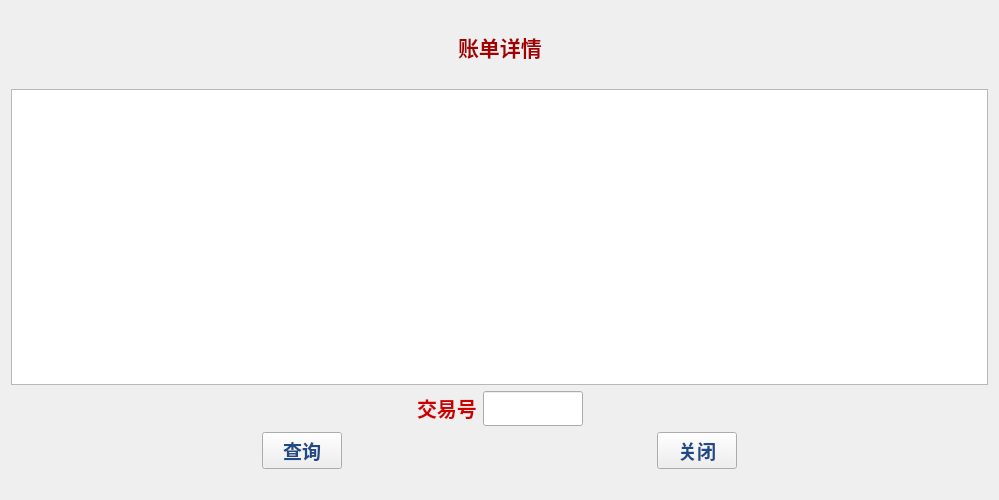
<?xml version="1.0" encoding="UTF-8"?>
<ui version="4.0">
 <class>Bill</class>
 <widget class="QWidget" name="Bill">
  <property name="geometry">
   <rect>
    <x>0</x>
    <y>0</y>
    <width>999</width>
    <height>500</height>
   </rect>
  </property>
  <property name="maximumSize">
   <size>
    <width>1000</width>
    <height>700</height>
   </size>
  </property>
  <property name="windowTitle">
   <string>Form</string>
  </property>
  <layout class="QVBoxLayout" name="verticalLayout">
   <item>
    <spacer name="horizontalSpacer_5">
     <property name="orientation">
      <enum>Qt::Horizontal</enum>
     </property>
     <property name="sizeHint" stdset="0">
      <size>
       <width>779</width>
       <height>20</height>
      </size>
     </property>
    </spacer>
   </item>
   <item>
    <layout class="QHBoxLayout" name="horizontalLayout">
     <item>
      <spacer name="horizontalSpacer">
       <property name="orientation">
        <enum>Qt::Horizontal</enum>
       </property>
       <property name="sizeHint" stdset="0">
        <size>
         <width>40</width>
         <height>20</height>
        </size>
       </property>
      </spacer>
     </item>
     <item>
      <widget class="QLabel" name="label">
       <property name="font">
        <font>
         <family>AR PL UKai HK</family>
         <pointsize>16</pointsize>
         <weight>75</weight>
         <bold>true</bold>
        </font>
       </property>
       <property name="text">
        <string>&lt;html&gt;&lt;head/&gt;&lt;body&gt;&lt;p&gt;&lt;span style=&quot; color:#a40000;&quot;&gt;账单详情&lt;/span&gt;&lt;/p&gt;&lt;/body&gt;&lt;/html&gt;</string>
       </property>
      </widget>
     </item>
     <item>
      <spacer name="horizontalSpacer_2">
       <property name="orientation">
        <enum>Qt::Horizontal</enum>
       </property>
       <property name="sizeHint" stdset="0">
        <size>
         <width>40</width>
         <height>20</height>
        </size>
       </property>
      </spacer>
     </item>
    </layout>
   </item>
   <item>
    <spacer name="horizontalSpacer_7">
     <property name="orientation">
      <enum>Qt::Horizontal</enum>
     </property>
     <property name="sizeHint" stdset="0">
      <size>
       <width>779</width>
       <height>20</height>
      </size>
     </property>
    </spacer>
   </item>
   <item>
    <widget class="QTableWidget" name="tableWidget">
     <property name="font">
      <font>
       <family>AR PL UKai CN</family>
       <pointsize>14</pointsize>
       <weight>75</weight>
       <bold>true</bold>
      </font>
     </property>
    </widget>
   </item>
   <item>
    <layout class="QHBoxLayout" name="horizontalLayout_5">
     <item>
      <layout class="QHBoxLayout" name="horizontalLayout_3">
       <item>
        <spacer name="horizontalSpacer_13">
         <property name="orientation">
          <enum>Qt::Horizontal</enum>
         </property>
         <property name="sizeHint" stdset="0">
          <size>
           <width>40</width>
           <height>20</height>
          </size>
         </property>
        </spacer>
       </item>
       <item>
        <widget class="QLabel" name="label_2">
         <property name="maximumSize">
          <size>
           <width>80</width>
           <height>16777215</height>
          </size>
         </property>
         <property name="font">
          <font>
           <family>AR PL UKai CN</family>
           <pointsize>15</pointsize>
           <weight>75</weight>
           <bold>true</bold>
          </font>
         </property>
         <property name="text">
          <string>&lt;html&gt;&lt;head/&gt;&lt;body&gt;&lt;p&gt;&lt;span style=&quot; color:#cc0000;&quot;&gt;交易号&lt;/span&gt;&lt;/p&gt;&lt;/body&gt;&lt;/html&gt;</string>
         </property>
        </widget>
       </item>
       <item>
        <widget class="QLineEdit" name="lineEdit">
         <property name="maximumSize">
          <size>
           <width>100</width>
           <height>16777215</height>
          </size>
         </property>
         <property name="font">
          <font>
           <family>AR PL UKai CN</family>
           <pointsize>14</pointsize>
           <weight>75</weight>
           <bold>true</bold>
          </font>
         </property>
         <property name="styleSheet">
          <string notr="true">color: rgb(32, 74, 135);</string>
         </property>
        </widget>
       </item>
       <item>
        <spacer name="horizontalSpacer_14">
         <property name="orientation">
          <enum>Qt::Horizontal</enum>
         </property>
         <property name="sizeHint" stdset="0">
          <size>
           <width>40</width>
           <height>20</height>
          </size>
         </property>
        </spacer>
       </item>
      </layout>
     </item>
    </layout>
   </item>
   <item>
    <layout class="QHBoxLayout" name="horizontalLayout_6">
     <item>
      <spacer name="horizontalSpacer_10">
       <property name="orientation">
        <enum>Qt::Horizontal</enum>
       </property>
       <property name="sizeHint" stdset="0">
        <size>
         <width>40</width>
         <height>20</height>
        </size>
       </property>
      </spacer>
     </item>
     <item>
      <layout class="QHBoxLayout" name="horizontalLayout_4">
       <item>
        <spacer name="horizontalSpacer_9">
         <property name="orientation">
          <enum>Qt::Horizontal</enum>
         </property>
         <property name="sizeHint" stdset="0">
          <size>
           <width>40</width>
           <height>20</height>
          </size>
         </property>
        </spacer>
       </item>
       <item>
        <widget class="QPushButton" name="pushButton_2">
         <property name="font">
          <font>
           <family>AR PL UKai CN</family>
           <pointsize>14</pointsize>
           <weight>75</weight>
           <bold>true</bold>
          </font>
         </property>
         <property name="styleSheet">
          <string notr="true">color: rgb(32, 74, 135);</string>
         </property>
         <property name="text">
          <string>查询</string>
         </property>
         <property name="icon">
          <iconset resource="image.qrc">
           <normaloff>:/image/47.png</normaloff>:/image/47.png</iconset>
         </property>
        </widget>
       </item>
       <item>
        <spacer name="horizontalSpacer_8">
         <property name="orientation">
          <enum>Qt::Horizontal</enum>
         </property>
         <property name="sizeHint" stdset="0">
          <size>
           <width>40</width>
           <height>20</height>
          </size>
         </property>
        </spacer>
       </item>
      </layout>
     </item>
     <item>
      <spacer name="horizontalSpacer_11">
       <property name="orientation">
        <enum>Qt::Horizontal</enum>
       </property>
       <property name="sizeHint" stdset="0">
        <size>
         <width>40</width>
         <height>20</height>
        </size>
       </property>
      </spacer>
     </item>
     <item>
      <layout class="QHBoxLayout" name="horizontalLayout_2">
       <item>
        <spacer name="horizontalSpacer_3">
         <property name="orientation">
          <enum>Qt::Horizontal</enum>
         </property>
         <property name="sizeHint" stdset="0">
          <size>
           <width>40</width>
           <height>20</height>
          </size>
         </property>
        </spacer>
       </item>
       <item>
        <widget class="QPushButton" name="pushButton">
         <property name="font">
          <font>
           <family>AR PL UKai CN</family>
           <pointsize>14</pointsize>
           <weight>75</weight>
           <bold>true</bold>
          </font>
         </property>
         <property name="styleSheet">
          <string notr="true">color: rgb(32, 74, 135);</string>
         </property>
         <property name="text">
          <string>关闭</string>
         </property>
         <property name="icon">
          <iconset resource="image.qrc">
           <normaloff>:/image/15.png</normaloff>:/image/15.png</iconset>
         </property>
        </widget>
       </item>
       <item>
        <spacer name="horizontalSpacer_4">
         <property name="orientation">
          <enum>Qt::Horizontal</enum>
         </property>
         <property name="sizeHint" stdset="0">
          <size>
           <width>40</width>
           <height>20</height>
          </size>
         </property>
        </spacer>
       </item>
      </layout>
     </item>
     <item>
      <spacer name="horizontalSpacer_12">
       <property name="orientation">
        <enum>Qt::Horizontal</enum>
       </property>
       <property name="sizeHint" stdset="0">
        <size>
         <width>40</width>
         <height>20</height>
        </size>
       </property>
      </spacer>
     </item>
    </layout>
   </item>
   <item>
    <spacer name="horizontalSpacer_6">
     <property name="orientation">
      <enum>Qt::Horizontal</enum>
     </property>
     <property name="sizeHint" stdset="0">
      <size>
       <width>779</width>
       <height>20</height>
      </size>
     </property>
    </spacer>
   </item>
  </layout>
  <zorder>lineEdit</zorder>
  <zorder>label_2</zorder>
  <zorder>pushButton_2</zorder>
  <zorder>horizontalSpacer_8</zorder>
  <zorder>horizontalSpacer_9</zorder>
  <zorder>horizontalSpacer_10</zorder>
  <zorder>horizontalSpacer_11</zorder>
  <zorder>horizontalSpacer_12</zorder>
  <zorder>horizontalSpacer_13</zorder>
  <zorder>horizontalSpacer_14</zorder>
  <zorder>horizontalSpacer_12</zorder>
  <zorder>tableWidget</zorder>
 </widget>
 <resources>
  <include location="image.qrc"/>
 </resources>
 <connections/>
</ui>
